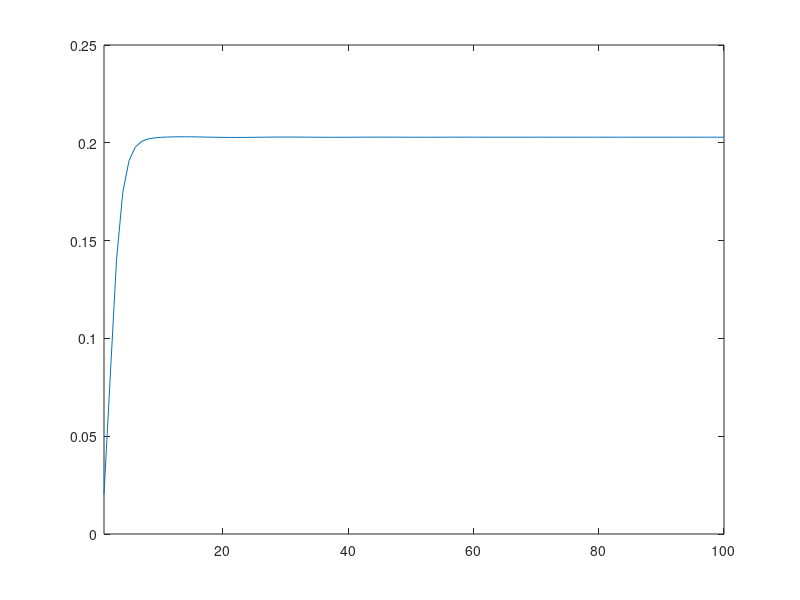

The MATLAB source for this figure:
clear all;

alpha = 0.4; %1/3;
beta = 0.96;
delta = 1.0; %0.1;
Abar = 1.0;

kss = (alpha*beta*Abar/(1-beta*(1-delta)))^(1/(1-alpha));
css = Abar*kss^alpha - delta*kss;

T = 100;

k0 = 0.1*kss;

% imaginary state
kvec0 = linspace(k0,kss,T)';
kvec1 = kvec0;

yvec = zeros(T,1);
rvec = zeros(T,1);
wvec = zeros(T,1);
cvec = zeros(T,1);
kvec = zeros(T,1);
%evec = zeros(T,1);

lamk = 0.9;
%lame = 0.9;
diff = 1e+4;
crit = 1e-4;
iter = 0;
m    = figure;

while(diff>crit)
% for i = 1:250
    
    yvec = Abar*kvec0.^alpha;
    rvec = alpha*yvec./kvec0;
    wvec = (1-alpha)*yvec;
        
    cvec(T) = css;
    for i=T-1:-1:1 % t = T-1,...1,0
        cvec(i) = 1/beta/(1+rvec(i+1)-delta)*cvec(i+1);
    end
    
    kvec(1) = k0;
    for j=1:1:T-1
        kvec(j+1) = yvec(j) - cvec(j) + (1-delta)*kvec(j); % k1,k2,...,kT
%        kvec(j+1) = Abar*kvec(j)^alpha - cvec(j) + (1-delta)*kvec(j); % k1,k2,...,kT
    end
    
%    evec = ((1-THETA)/ALPHA)*yvec./cvec;
%     evec = (1./h).*(((1-THETA)/ALPHA).*(h./cvec)).^(1/THETA).*kvec0;
    
    % update
    kvec1 = lamk*kvec0 + (1-lamk)*kvec;
%    evec1 = lame*evec0 + (1-lame)*evec;
    
    diff = max(abs(kvec1-kvec0));
%    ediff = max(abs(evec1-evec0));
    kvec0 = kvec1;
%    evec0 = evec1;
    iter = iter + 1;

    % use the terminal condition as the criterion
    disp([iter diff]);
    
%     figure(m);
%     subplot(211);
%     plot([1:T]',kvec0);
%     subplot(212);
%     plot([1:T]',evec0);
    
end

figure;
plot(kvec0);
xlim([1 100]);
